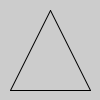
Frame 1 (no input)
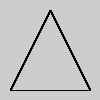
Frame 60 (the mouse pressed at the canvas centre just before this capture)
Frame 120 (the mouse held since frame 60 and released just before this capture): identical to frame 60, image omitted

The Processing sketch that drew these frames (run headless with seeded random() and noise(); from frame 60 on, the mouse is pressed at the canvas centre):

// Processing sketch: Opdracht_9_8
// ── Opdracht_9_8.pde
void setup(){
  size(100,100);
}

void draw(){
  tekenDriehoek(50, 10, 10, 90, 90, 90);
}

void tekenDriehoek(int x1, int y1, int x2, int y2, int x3, int y3){
  line(x1, y1, x2, y2);
  line(x2, y2, x3, y3);
  line(x3, y3, x1, y1);
}
